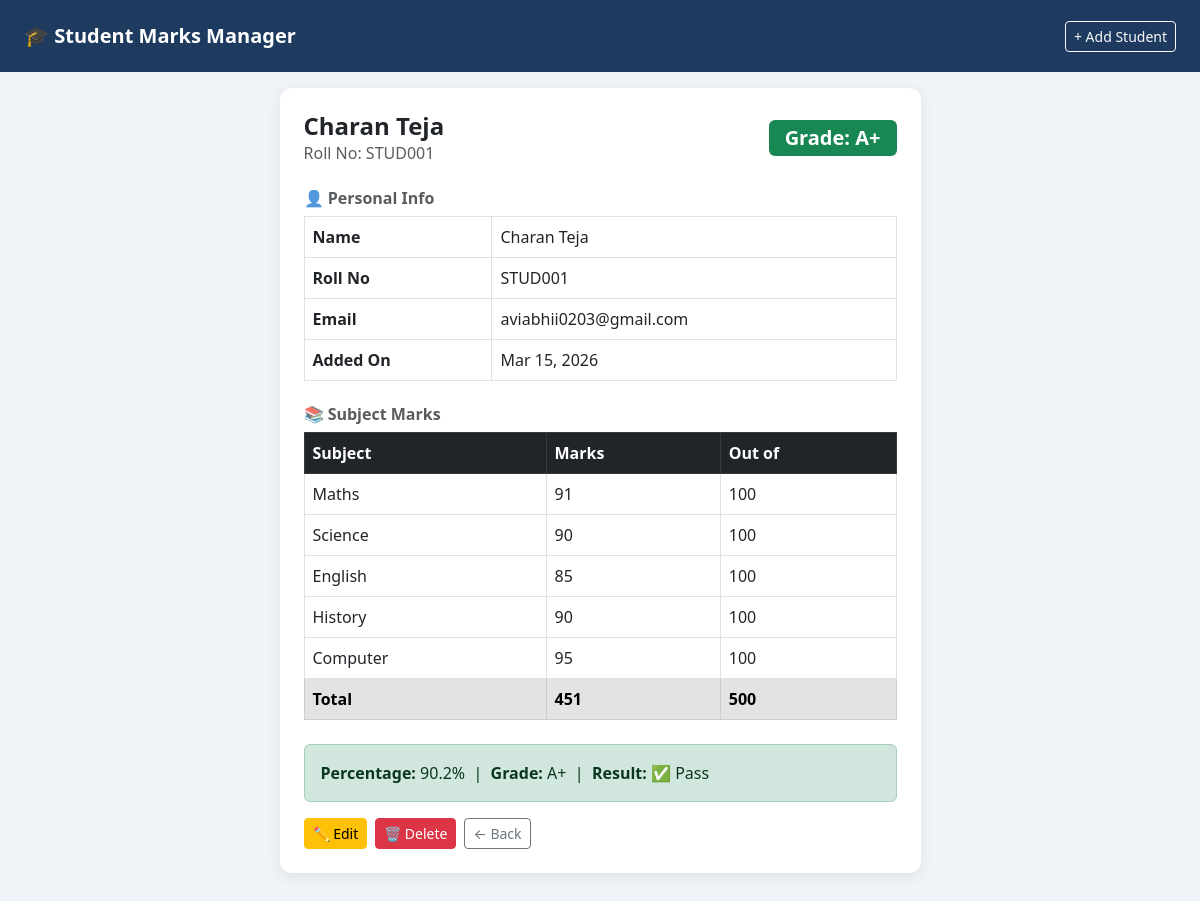
The app's page /marks/1/ with its own data.
### marks/models.py (models this page shows, shortened)
class Student(models.Model):
    GRADE_CHOICES = [
        ('A+', 'A+'), ('A', 'A'), ('B+', 'B+'),
        ('B', 'B'),   ('C', 'C'), ('F', 'Fail'),
    ]
    name      = models.CharField(max_length=100)
    roll_no   = models.CharField(max_length=20, unique=True)
    email     = models.EmailField(unique=True)
    maths     = models.IntegerField(default=0)
    science   = models.IntegerField(default=0)
    english   = models.IntegerField(default=0)
    history   = models.IntegerField(default=0)
    computer  = models.IntegerField(default=0)
    created_at = models.DateTimeField(auto_now_add=True)
    def total_marks(self):
        return self.maths + self.science + self.english + self.history + self.computer
    def percentage(self):
        return round((self.total_marks() / 500) * 100, 2)
    def grade(self):
        p = self.percentage()
        if p >= 90:   return 'A+'
        elif p >= 80: return 'A'
        elif p >= 70: return 'B+'
        elif p >= 60: return 'B'
        elif p >= 50: return 'C'
        else:         return 'F'
    def grade_color(self):
        colors = {
            'A+': 'success',
            'A':  'success',
            'B+': 'primary',
            'B':  'info',
            'C':  'warning',
            'F':  'danger',
        }
        return colors.get(self.grade(), 'secondary')
    class Meta:
        ordering = ['roll_no']

### marks/views.py (the view)
# urls.py: path('<int:pk>/',           views.student_detail, name='student_detail'),
def student_detail(request, pk):
    student = get_object_or_404(Student, pk=pk)
    return render(request, 'marks/student_detail.html', {'student': student})

### marks/templates/marks/student_detail.html (shortened to what this page needs)
{% extends 'marks/base.html' %}
{% block content %}
<div class="row justify-content-center">
    <div class="col-md-7">
        <div class="card p-4">
            <div class="d-flex justify-content-between align-items-center mb-4">
                <div>
                    <h4 class="fw-bold mb-0">{{ student.name }}</h4>
                    <span class="text-muted">Roll No: {{ student.roll_no }}</span>
                </div>
                <span class="badge bg-{{ student.grade_color }} fs-5 px-3 py-2">
                    Grade: {{ student.grade }}
                </span>
            </div>
            <h6 class="text-muted fw-semibold">👤 Personal Info</h6>
            <table class="table table-bordered mb-4">
                <tr><th>Name</th><td>{{ student.name }}</td></tr>
                <tr><th>Roll No</th><td>{{ student.roll_no }}</td></tr>
                <tr><th>Email</th><td>{{ student.email }}</td></tr>
                <tr><th>Added On</th><td>{{ student.created_at|date:"M d, Y" }}</td></tr>
            </table>
            <h6 class="text-muted fw-semibold">📚 Subject Marks</h6>
            <table class="table table-bordered mb-4">
                <thead class="table-dark">
                    <tr>
                        <th>Subject</th>
                        <th>Marks</th>
                        <th>Out of</th>
                    </tr>
                </thead>
                <tbody>
                    <tr><td>Maths</td>   <td>{{ student.maths }}</td>   <td>100</td></tr>
                    <tr><td>Science</td> <td>{{ student.science }}</td> <td>100</td></tr>
                    <tr><td>English</td> <td>{{ student.english }}</td> <td>100</td></tr>
                    <tr><td>History</td> <td>{{ student.history }}</td> <td>100</td></tr>
                    <tr><td>Computer</td><td>{{ student.computer }}</td><td>100</td></tr>
                </tbody>
                <tfoot class="table-secondary fw-bold">
                    <tr>
                        <td>Total</td>
                        <td>{{ student.total_marks }}</td>
                        <td>500</td>
                    </tr>
                </tfoot>
            </table>
            <div class="alert alert-{{ student.grade_color }}">
                <strong>Percentage:</strong> {{ student.percentage }}% &nbsp;|&nbsp;
                <strong>Grade:</strong> {{ student.grade }} &nbsp;|&nbsp;
                <strong>Result:</strong>
                {% if student.grade == 'F' %}
                    ❌ Fail
                {% else %}
                    ✅ Pass
                {% endif %}
            </div>
            <div class="d-flex gap-2">
                <a href="{% url 'marks:student_edit' student.pk %}"
                   class="btn btn-warning btn-sm">✏️ Edit</a>
                <a href="{% url 'marks:student_delete' student.pk %}"
                   class="btn btn-danger btn-sm">🗑️ Delete</a>
                <a href="{% url 'marks:student_list' %}"
                   class="btn btn-outline-secondary btn-sm">← Back</a>
            </div>
        </div>
    </div>
</div>
{% endblock %}

### marks/templates/marks/base.html (style rules this page uses)
body { background-color: #f0f4f8; }
.card { border: none; border-radius: 12px; box-shadow: 0 4px 15px rgba(0,0,0,0.08); }
.table thead { background-color: #1e3a5f; color: white; }

### records on screen
Student: name "Charan Teja", roll_no "STUD001", grade "A+", email "aviabhii0203@gmail.com", created_at "Mar 15, 2026", maths "91", science "90", english "85", history "90", computer "95", total_marks "451", percentage "90.2"
